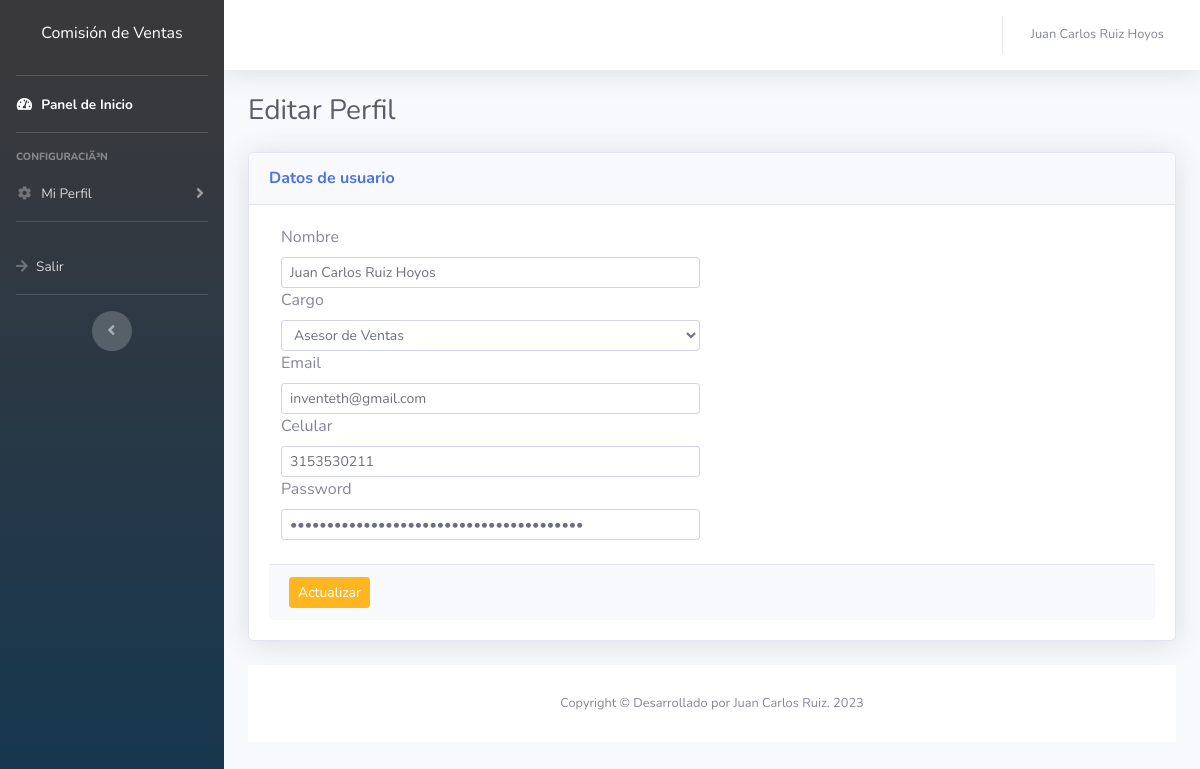
Page /editarperfil.php (signed in) on the committed database.
### tables this page shows
CREATE TABLE `usuarios` (
  `id_usuario` int(20) NOT NULL,
  `email` varchar(100) NOT NULL,
  `password` varchar(50) NOT NULL,
  `nombre` varchar(100) NOT NULL,
  `celular` varchar(20) NOT NULL,
  `id_cargo` varchar(20) NOT NULL,
  `estado` varchar(2) NOT NULL
);

### editarperfil.php (the view, shortened to what this page needs)
<?php
$r = '';
require($r.'incluir/connection.php');
?>
<!DOCTYPE html>
<html lang="en">
<head>
    <link href="css/fontawesome-free/css/all.min.css" rel="stylesheet" type="text/css">
    <link href="css/estilos.css" rel="stylesheet">
</head>
<body id="page-top">
    <div id="wrapper">
        <ul class="navbar-nav bg-gradient-primary sidebar sidebar-dark accordion" id="accordionSidebar">
            <br>
            <h1 style="text-align:center; font-size:16px; color:#fff;" >Comisión de Ventas</h1>
            <br>
            <hr class="sidebar-divider my-0">
              <?php require($r.'menu.php') ?>
            <hr class="sidebar-divider d-none d-md-block">
            <div class="text-center d-none d-md-inline">
                <button class="rounded-circle border-0" id="sidebarToggle"></button>
            </div>
        </ul>
        <div id="content-wrapper" class="d-flex flex-column">
            <div id="content">
                <nav class="navbar navbar-expand navbar-light bg-white topbar mb-4 static-top shadow">
                    <ul class="navbar-nav ml-auto">
                        <li class="nav-item dropdown no-arrow">
                            <a class="nav-link dropdown-toggle" href="#" id="userDropdown" role="button"
                                data-toggle="dropdown" aria-haspopup="true" aria-expanded="false">
                                <span class="mr-2 d-none d-lg-inline text-gray-600 small">
                                    <?
                                    $row100 = $db->query("SELECT * FROM usuarios  WHERE email = '".$_SESSION['email']."' ")->fetch(PDO::FETCH_ASSOC);
                                    echo $row100['nombre'];
                                    ?>
                                </span>
                            </a>
                        </li>
                    </ul>
                </nav>
                <div class="container-fluid">
                    <div class="d-sm-flex align-items-center justify-content-between mb-4">
                        <h1 class="h3 mb-0 text-gray-800">Editar Perfil</h1>
                    </div>
                    <div class="row">
                        <div class="col-xl-12 col-lg-7">
                            <div class="card shadow mb-4">
                                <div
                                    class="card-header py-3 d-flex flex-row align-items-center justify-content-between">
                                    <h6 class="m-0 font-weight-bold text-primary">Datos de usuario</h6>
                                </div>
                                <div class="card-body">
                                <form id="form" name="form" enctype="multipart/form-data" class="ng-pristine ng-valid" action="editarperfil.php" method="post">
                                <div class="col-xs-8 col-lg-6"><label class="form-label required" for="profile_update_firstName">Nombre</label><input type="text" id="profile_update_firstName" name="nombre" required="required" class="form-control form-control-sm" autocomplete="given-name" value="<?php echo $row100['nombre'] ?>" ></div>
                                <div class="col-xs-8 col-lg-6">
                                <label class="form-label required" for="profile_update_firstName">Cargo</label>
                                 <select   name="id_cargo" class="form-control form-control-sm"  required="required">
                                                                            <?php
                                                                            $qry = $db->query("SELECT * FROM cargos ");
                                                                            while($row23 = $qry->fetch(PDO::FETCH_ASSOC)) {
                                                                            echo '<option value='.$row23['id_cargo'].'>'.$row23['cargo_nombre'].'</option>';
                                                                            }
                                                                            ?>
                                                                            </select>
                                </div>
                                <div class="col-xs-8 col-lg-6"><label class="form-label required" for="profile_update_firstName">Email</label><input type="text" id="profile_update_firstName" name="email" required="required" class="form-control form-control-sm" autocomplete="given-name" value="<?php echo $row100['email'] ?>" ></div>
                                <div class="col-xs-8 col-lg-6"><label class="form-label required" for="profile_update_firstName">Celular</label><input type="text" id="profile_update_firstName" name="celular" required="required" class="form-control form-control-sm" autocomplete="given-name" value="<?php echo $row100['celular'] ?>"></div>
                                <div class="col-xs-8 col-lg-6"><label class="form-label required" for="profile_update_firstName">Password</label><input type="password" id="profile_update_firstName" name="password" required="required" class="form-control form-control-sm" autocomplete="given-name" value="<?php echo $row100['password'] ?>"></div>
                                <br>
                              <div class="card-footer clearfix">
                                <button type="submit" class="btn btn-primary btn-sm col-xs-8">
                              Actualizar
                            </button>
                              </form>
                                </div>
                            </div>
                        </div>
                </div>
            </div>
            <footer class="sticky-footer bg-white">
                <div class="container my-auto">
                    <div class="copyright text-center my-auto">
                        <span>Copyright &copy; Desarrollado por Juan Carlos Ruiz. 2023</span>
                    </div>
                </div>
            </footer>
        </div>
    </div>
</body>
</html>

### rows in the picture
usuarios: nombre "Juan Carlos Ruiz Hoyos", email "inventeth@gmail.com", celular "3153530211"

### other values in the picture
form field id_cargo "Asesor de Ventas"
